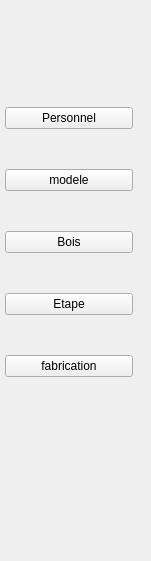
   <widget class="QWidget" name="menu_amis" native="true">
    <property name="geometry">
     <rect>
      <x>0</x>
      <y>80</y>
      <width>151</width>
      <height>561</height>
     </rect>
    </property>
    <widget class="QWidget" name="layoutWidget">
     <property name="geometry">
      <rect>
       <x>5</x>
       <y>73</y>
       <width>128</width>
       <height>340</height>
      </rect>
     </property>
     <layout class="QVBoxLayout" name="verticalLayout">
      <item>
       <widget class="QPushButton" name="btn_personnel">
        <property name="text">
         <string>Personnel</string>
        </property>
       </widget>
      </item>
      <item>
       <widget class="QPushButton" name="btn_modele">
        <property name="text">
         <string>modele</string>
        </property>
       </widget>
      </item>
      <item>
       <widget class="QPushButton" name="btn_bois">
        <property name="text">
         <string>Bois</string>
        </property>
       </widget>
      </item>
      <item>
       <widget class="QPushButton" name="btn_etape">
        <property name="text">
         <string>Etape</string>
        </property>
       </widget>
      </item>
      <item>
       <widget class="QPushButton" name="btn_fabrication">
        <property name="text">
         <string>fabrication</string>
        </property>
       </widget>
      </item>
     </layout>
    </widget>
    <widget class="QLabel" name="label_17">
     <property name="geometry">
      <rect>
       <x>20</x>
       <y>0</y>
       <width>126</width>
       <height>88</height>
      </rect>
     </property>
     <property name="text">
      <string/>
     </property>
     <property name="pixmap">
      <pixmap resource="ressources.qrc">:/new/prefix2/logo interface.png</pixmap>
     </property>
    </widget>
   </widget>
